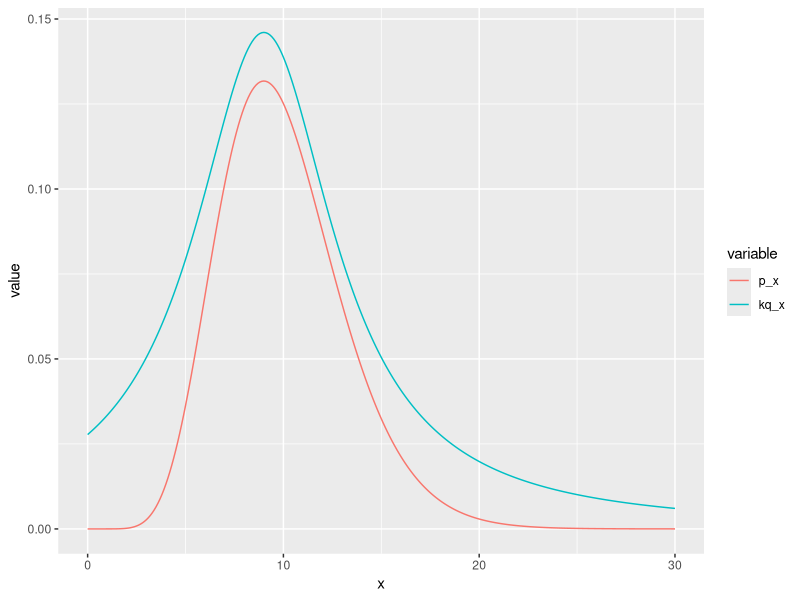
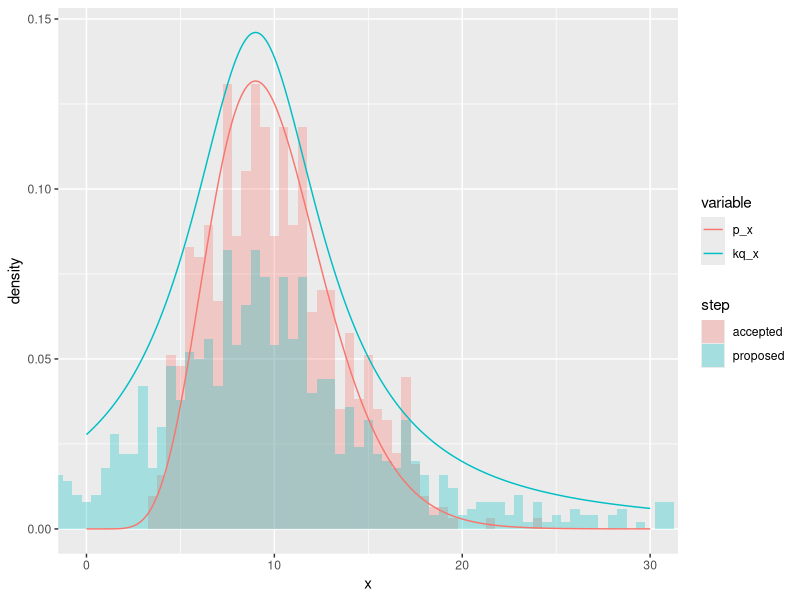

R code for these plots, in order:
# 棄却サンプリング（複雑な確率分布からのサンプリング）
#
# ある分布p(x)からサンプリングする
#  仮定１ 直接サンプリングは困難
#  仮定２ あるxに対するp(x)の計算は正規化定数以外は簡単にできる
#
# p(x) : ここではガンマ分布Gam(x|a,b)とする
#  p(x)の値はdgamma(x,a,b)で計算可能
#

library(ggplot2)
library(reshape2)
N=1000

# 提案分布：コーシー分布 q(x)=dcauchy(x,9,sqrt(19))
#  条件 すべてのxに対してk*q(x)>=p(x)
#  チェック
x = seq(0,30,0.1)
k = 2.0
plot.data = data.frame( x=x, p_x=dgamma(x,10), kq_x=k*dcauchy(x,9,sqrt(19)))
gp = ggplot( melt( plot.data, id.vars="x" ) )
gp = gp + geom_line( aes(x=x,y=value,group=variable,color=variable))
print( gp )

# ステップ１：提案分布q(x)からx_をサンプリング
sample <- rcauchy(N,9,sqrt(19))
# ステップ２：一様分布[0,q(x_)]からu_をサンプリング
u <- runif(N,min=0,max=1)*dcauchy(sample,9,sqrt(19))
# ステップ３：p(x_)<u_ ならサンプルを棄却
is_reject <- u > dgamma( sample, 10 )

# 可視化
plot.data2 = rbind( data.frame( step="proposed", x=sample ),
                    data.frame( step="accepted", x=sample[which(!is_reject)]) )
plot.data2$step = factor( plot.data2$step, levels = c("accepted","proposed"))
gp = ggplot( plot.data2 )
gp = gp + geom_histogram( aes( x=x, fill=step, y=..density.. ),
                          position="identity", binwidth=0.5, alpha=0.3, )
gp = gp + geom_line( data = melt( plot.data, id.vars="x"),
                     aes(x=x,y=value,group=variable,color=variable))
gp = gp + coord_cartesian( xlim=c(0,30) )
print( gp )
